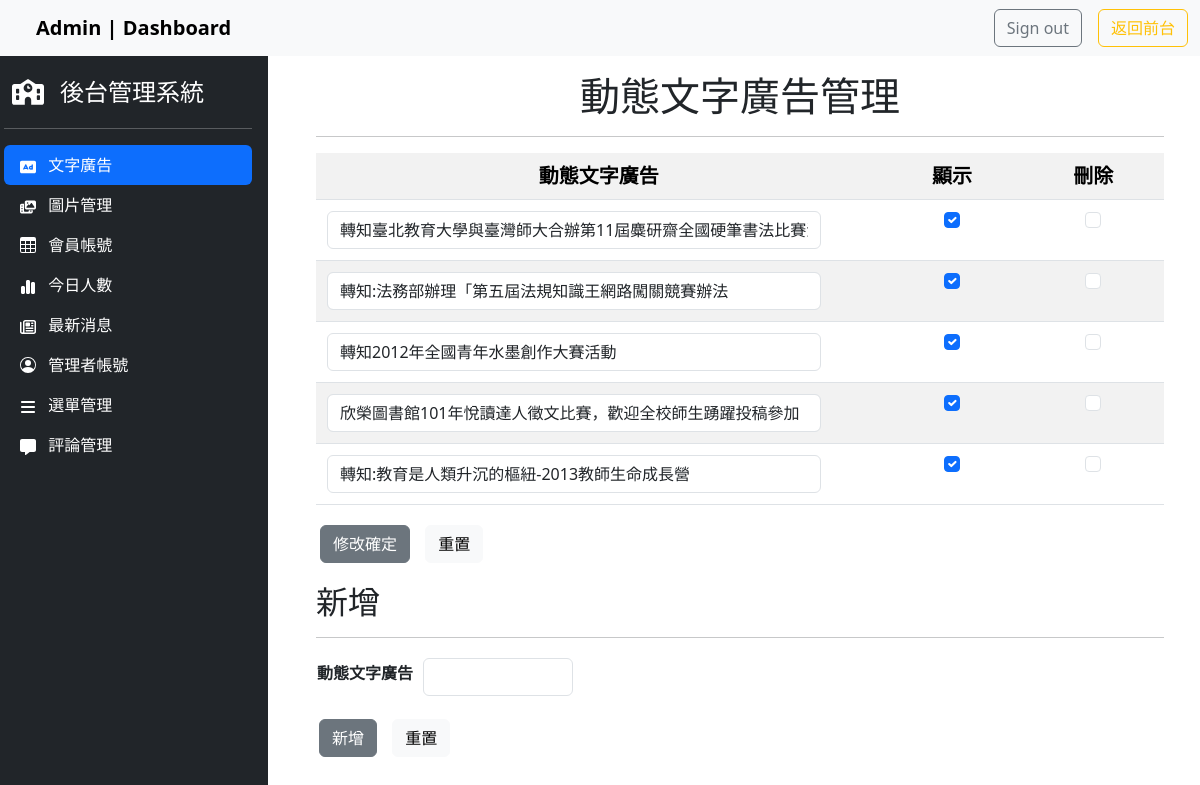
The app's page /back.php?do=ad (signed in), older data.
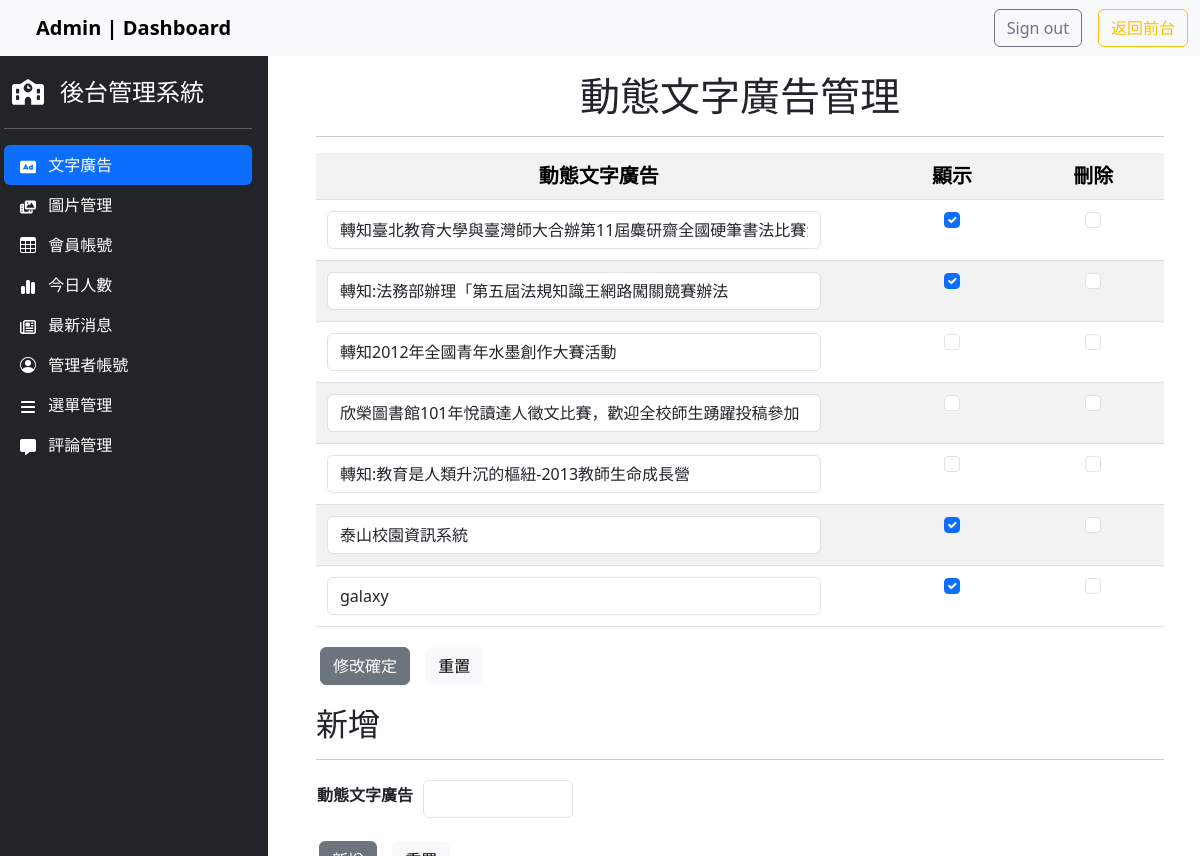
The same page, newer data.
### tables this page shows
CREATE TABLE `ad` (
  `id` int(10) UNSIGNED NOT NULL,
  `text` text NOT NULL,
  `sh` tinyint(1) UNSIGNED NOT NULL
);

### api/db.php (called while the page is built, shortened)
<?php
class DB
{
    protected $dsn = "mysql:host=localhost;charset=utf8;dbname=db_project";
    protected $pdo;
    protected $table;
    public function __construct($table)
    {
        $this->table = $table;
        $this->pdo = new PDO($this->dsn, 'root', '');
    }
    function all($where = '', $other = '')
    {
        $sql = "select * from `$this->table` ";
        $sql = $this->sql_all($sql, $where, $other);
        return $this->pdo->query($sql)->fetchAll(PDO::FETCH_ASSOC);
    }
    private function sql_all($sql, $array, $other)
    {
        if (isset($this->table) && !empty($this->table)) {
            if (is_array($array)) {
                if (!empty($array)) {
                    $tmp = $this->a2s($array);
                    $sql .= " where " . join(" && ", $tmp);
                }
            } else {
                $sql .= " $array";
            }
            $sql .= $other;
            return $sql;
        }
    }
}
$Title = new DB('titles');
if (isset($_GET['do'])) {
    if (isset(${ucfirst($_GET['do'])})) {
        $DB = ${ucfirst($_GET['do'])};
    }
} else {
    $DB = $Title;
}

### back/ad.php (the view, shortened to what this page needs)
<link rel="stylesheet" href="../css/back_style.css">
<div class="container-fluid">
    <h1 class="text-center mt-3 mb-3">動態文字廣告管理</h1>
    <hr>
    <form method="post" action="./api/edit.php">
        <table class="table table-striped">
            <tbody class="text-center">
                <tr class="fs-5">
                    <th class="col-8">動態文字廣告</th>
                    <th class="col-2">顯示</th>
                    <th class="col-2">刪除</th>
                </tr>
                <?php
                $rows = $DB->all();
                foreach ($rows as $row) {
                ?>
                    <tr>
                        <td>
                            <input class="form-control" type="text" name="text[]" style="width:90%" value="<?= $row['text']; ?>">
                        </td>
                        <td>
                            <input class="form-check-input" type="checkbox" name="sh[]" value="<?= $row['id']; ?>" <?= ($row['sh'] == 1) ? 'checked' : ''; ?>>
                        </td>
                        <td>
                            <input class="form-check-input" type="checkbox" name="del[]" value="<?= $row['id']; ?>">
                        </td>
                    </tr>
                <?php
                }
                ?>
            </tbody>
        </table>
        <table>
            <tbody class="text-center">
                <tr class="mt-3">
                    <td>
                        <input class="btn btn-secondary me-2" type="submit" value="修改確定">
                        <input class="btn btn-light" type="reset" value="重置">
                    </td>
                </tr>
            </tbody>
        </table>
    </form>
    <h2 class="mt-3">新增</h2>
    <hr>
    <form id="myForm" style="display:block" action="./api/add.php" method="post">
        <table class="">
            <tr>
                <th><label for="adInput" class="form-label">
                    動態文字廣告</label></th>
                <th><input class="form-control ms-2" id="adInput" type="text" name="text"></th>
            </tr>
        </table>
        <div class="mt-3">
            <input class="btn btn-secondary me-2" type="submit" value="新增">
            <input class="btn btn-light" type="reset" value="重置">
        </div>
    </form>
</div>

Row changes from the older to the newer data that the page shows:
changed ad "轉知2012年全國青年水墨創作大賽活動": sh "☑" → "☐"
changed ad "欣榮圖書館101年悅讀達人徵文比賽，歡迎全校師生踴躍投稿參加": sh "☑" → "☐"
changed ad "轉知:教育是人類升沉的樞紐-2013教師生命成長營": sh "☑" → "☐"
added ad: text "泰山校園資訊系統", sh "☑"
added ad: text "galaxy", sh "☑"
